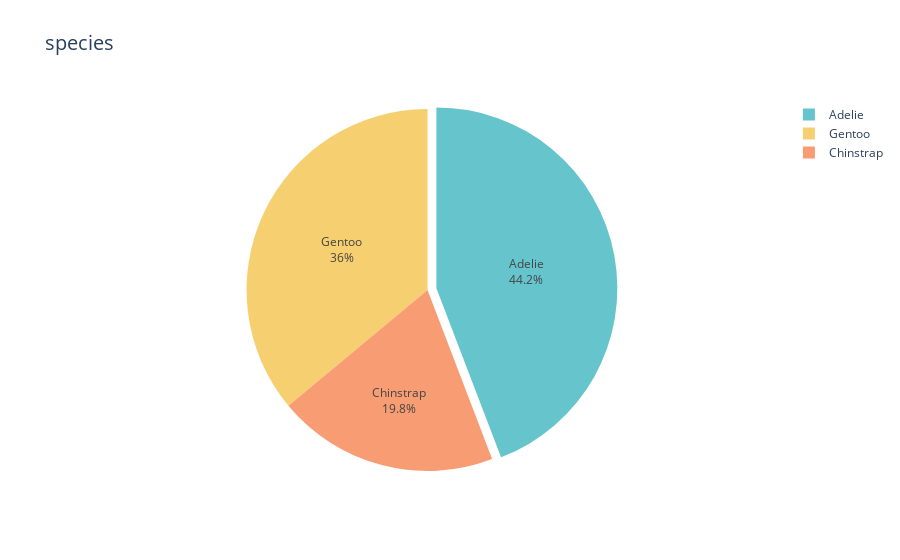

Notebook cell for this chart:
### Markdown cell above
### Pie charts

### Code cell
import plotly.express as px
import plotly.graph_objects as go

def pie_chart(data, input):
    # Generate the pie chart using Plotly
    fig = px.pie(
        data, 
        names=input, 
        title=f'{input}', 
        color_discrete_sequence=px.colors.qualitative.Pastel
    )
    fig.update_traces(
        textinfo='percent+label', 
        hoverinfo='label+percent',
        pull=[0.05]*len(data[input].unique())
    )
    fig.update_layout(title_font_size=20)
    return fig

pie_chart(data, 'species')

### Figure 1 — Plotly figure (JSON) as saved in the notebook; plotly's stock layout.template omitted (floating-point values rounded to 4 significant figures; data arrays with more than 128 entries replaced by an {"elided": "..."} marker saying what was removed)
{"data": [{"domain": {"x": [0, 1], "y": [0, 1]}, "hoverinfo": "label+percent", "hovertemplate": "species=%{label}<extra></extra>", "labels": {"elided": "344 str values"}, "legendgroup": "", "name": "", "pull": [0.05, 0.05, 0.05], "showlegend": true, "textinfo": "percent+label", "type": "pie"}], "layout": {"legend": {"tracegroupgap": 0}, "piecolorway": ["rgb(102, 197, 204)", "rgb(246, 207, 113)", "rgb(248, 156, 116)", "rgb(220, 176, 242)", "rgb(135, 197, 95)", "rgb(158, 185, 243)", "rgb(254, 136, 177)", "rgb(201, 219, 116)", "rgb(139, 224, 164)", "rgb(180, 151, 231)", "rgb(179, 179, 179)"], "title": {"font": {"size": 20}, "text": "species"}}}
